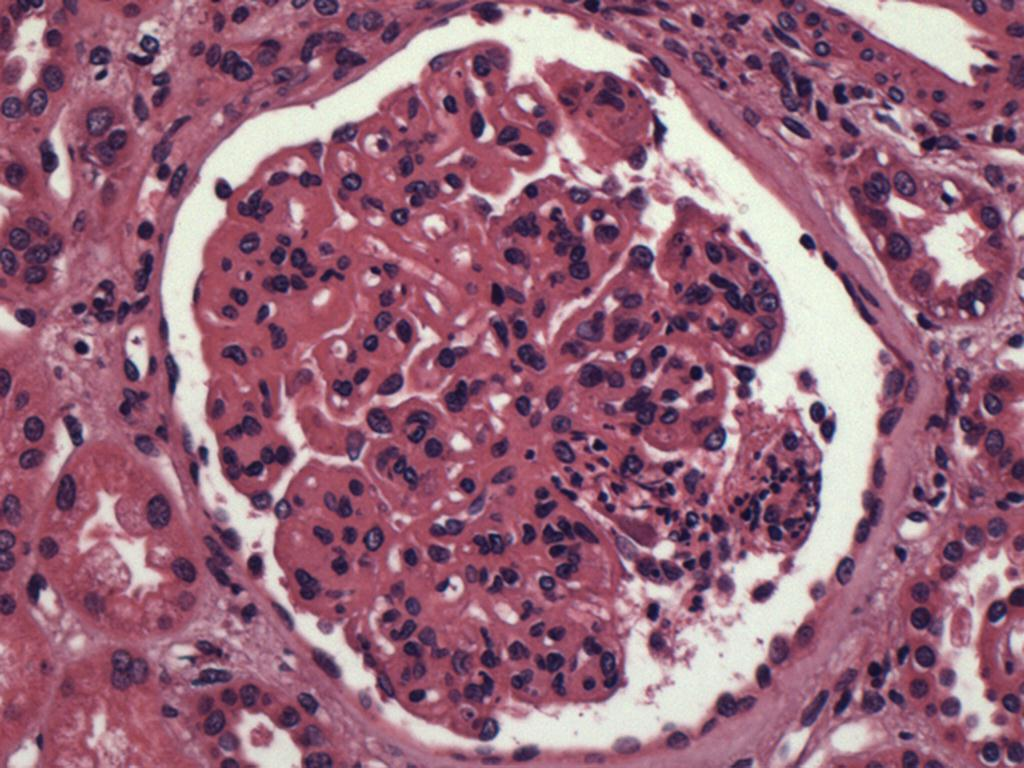
#> input picture image processing/test/test/img/prob2.jpg, 1024 x 768 px
$ python projeto.py   (Python 2 division)   (older library calls are emulated)
#> lines starting #> are read from the running program, lines starting #| are printed output that depends on the picture
# -*- coding: utf-8 -*-
"""
Created on Sun Jan 11 02:59:31 2015
@authors: George Barros && Diego Leite

Universidade Estadual de Feira de Santana - UEFS.
Fundação Osvaldo Cruz - Fiocruz.
PathoSpot: Research Project - Computer Vision System from identification of kidney lesions by histological images.
Feira de Santana/BA, Brasil.
--------------------------------------------------------------------------------------------
OBS:

As etapas do nosso sistema de visão computacional são, de modo geral:

    1 - Pré-Processamento{ Ajuste de intensidade de pixels, eliminação de ruídos, etc}
    2 - Seguimentação{ Identificação dos núcleos, e atribuição de um valor padrão, com o qual nós possamos identifica-los}
    3 - Extração de Características{ Extrair os clusters, contar os núcleos por cluster}
    4 - Interpretação ou Classificação{ Processo de Classificação, utilização do classificador, se for necessário. Ou o IF}

"""
from pylab import *
import ia636 as ia
from skimage.filter import threshold_otsu
from skimage.restoration import denoise_tv_chambolle
from skimage  import img_as_ubyte
#from skimage.color import rgb2gray
from skimage import io
from skimage.feature import blob_log, blob_dog, blob_doh
from PIL import Image, ImageOps
from matplotlib import pyplot
from math import sqrt

imRGB = Image.open('img/prob2.jpg') #imagem RGB
#> imRGB is the input picture: PIL image 1024x768 RGB; mean R, G, B 153, 103.5, 123
imGrayLevel = array(imRGB.convert('L'))# Convertendo imagem para nível de cinza
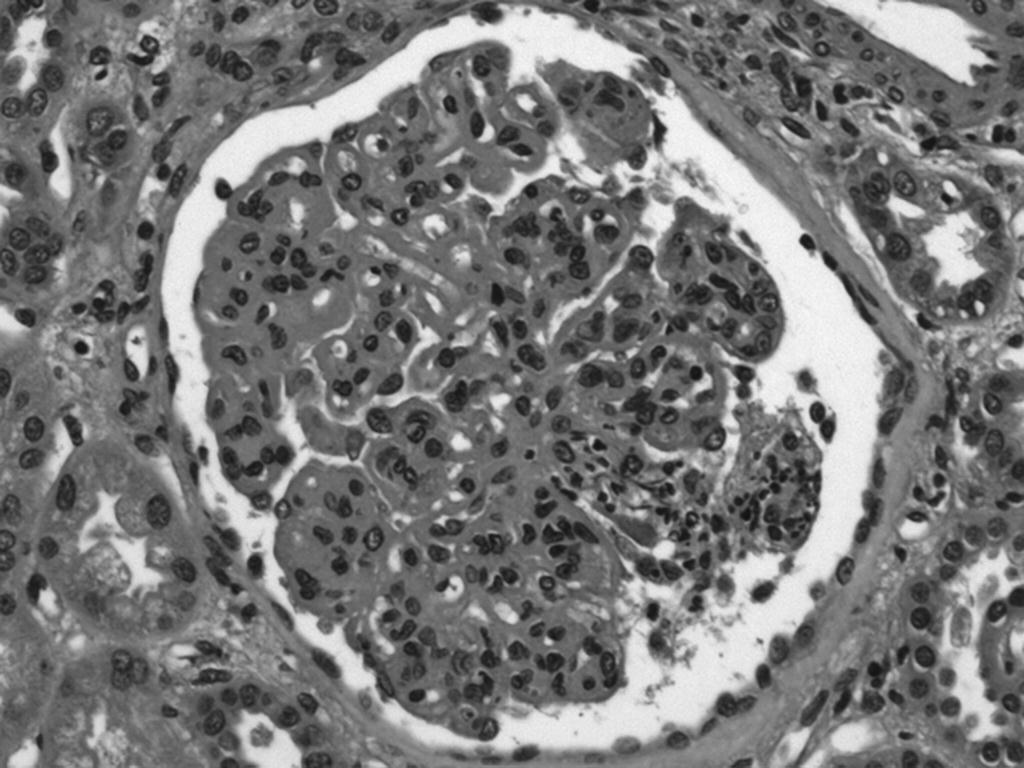
#> imGrayLevel: shape (768, 1024); min 16, max 250, mean 120.5
#imRGB = array(imRGB) #Mudando o tipo da imagem pra poder realizar as operações
#FIGURA 1
fig, ax = plt.subplots(2, 3, figsize=(14, 8))
fig.suptitle('PathoSpot - Pre-processing and threshold')
ax1, ax2, ax3, ax4, ax5, ax6= ax.ravel()


"""............PRÉ-PROCESSAMENTO..........."""
def preProcessing(imGrayLevel):

    #Escopo de algumas Operações básicas utilizadas no pré-processamento:
    #..............................................
#> (the run stopped early here; a loop or call above may not have finished)

$ run again, with image processing/test/test/img/prob1.jpg copied over image processing/test/test/img/prob2.jpg
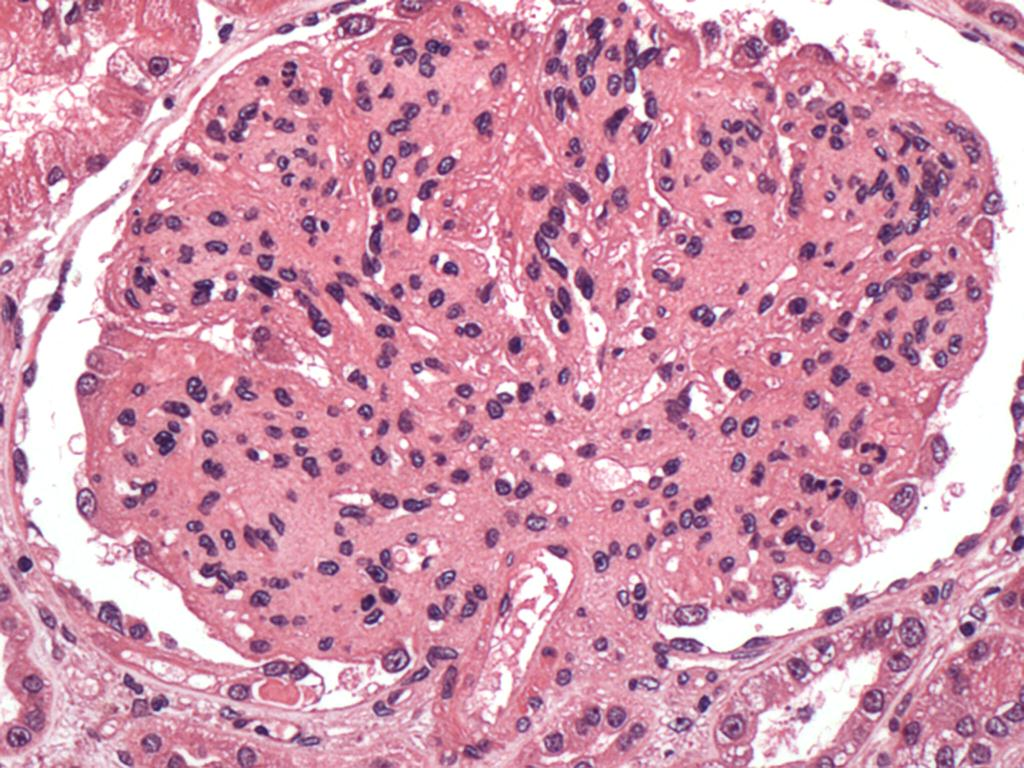
#> input picture image processing/test/test/img/prob1.jpg, 1024 x 768 px
#> imRGB is the input picture: PIL image 1024x768 RGB; mean R, G, B 209.2, 150, 173.2
#> `imGrayLevel = array(imRGB.convert('L'))# Convertendo imagem para nível..`:
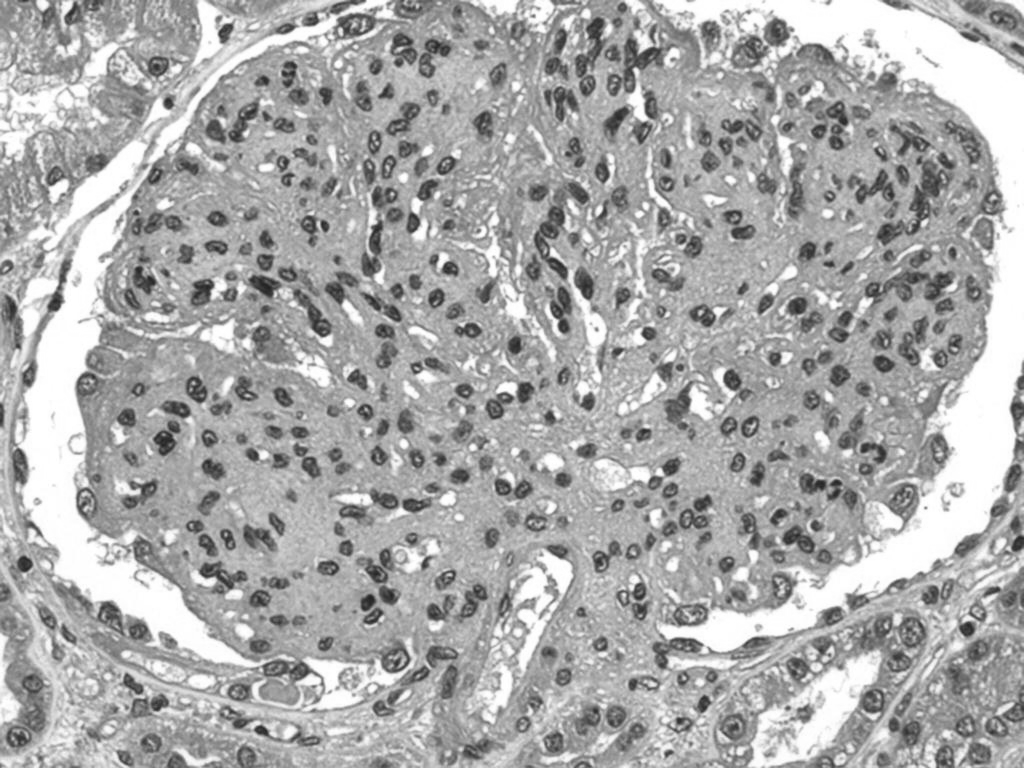
#> imGrayLevel: shape (768, 1024); min 33, max 255, mean 170.4

$ run again, with image processing/test/test/img/prob10.jpg copied over image processing/test/test/img/prob2.jpg
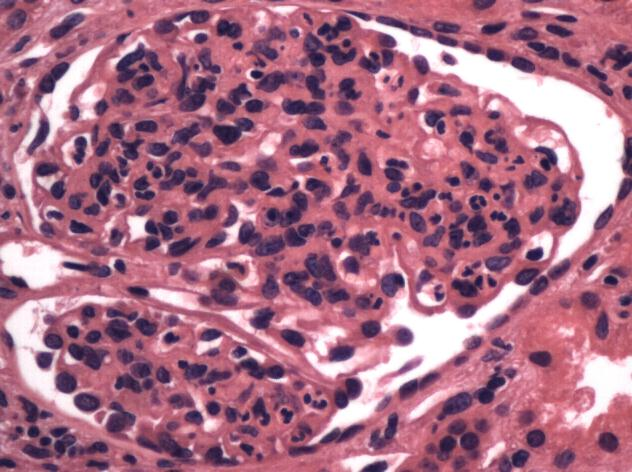
#> input picture image processing/test/test/img/prob10.jpg, 632 x 472 px
#> imRGB is the input picture: PIL image 632x472 RGB; mean R, G, B 169.4, 110.2, 134.4
#> `imGrayLevel = array(imRGB.convert('L'))# Convertendo imagem para nível..`:
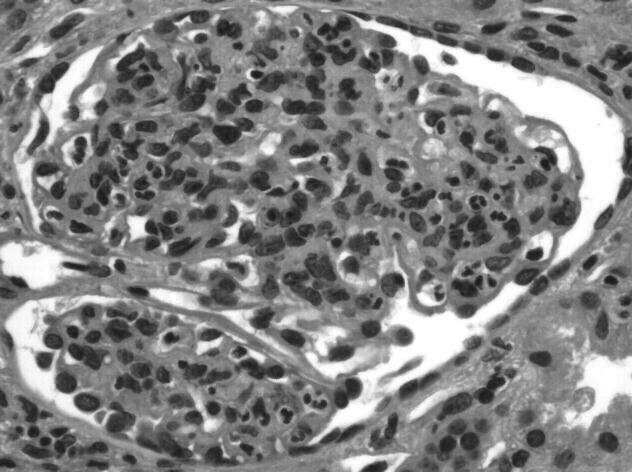
#> imGrayLevel: shape (472, 632); min 22, max 255, mean 130.6

$ run again, with image processing/test/test/img/prob11.jpg copied over image processing/test/test/img/prob2.jpg
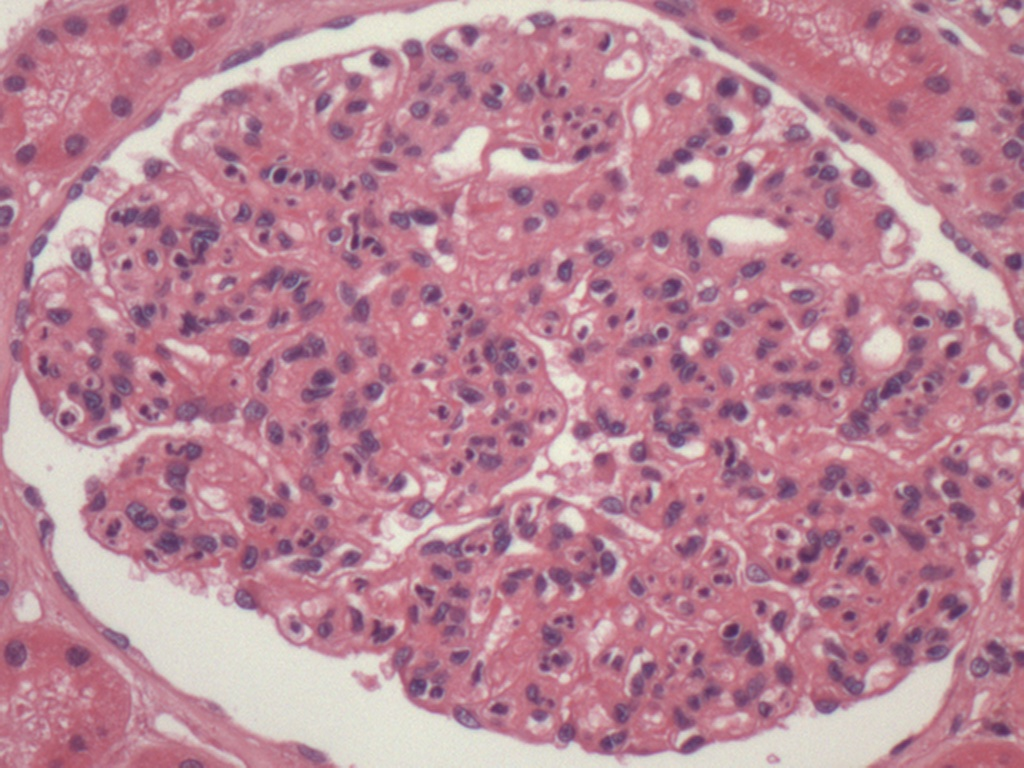
#> input picture image processing/test/test/img/prob11.jpg, 1024 x 768 px
#> imRGB is the input picture: PIL image 1024x768 RGB; mean R, G, B 186.1, 133.2, 149.8
#> `imGrayLevel = array(imRGB.convert('L'))# Convertendo imagem para nível..`:
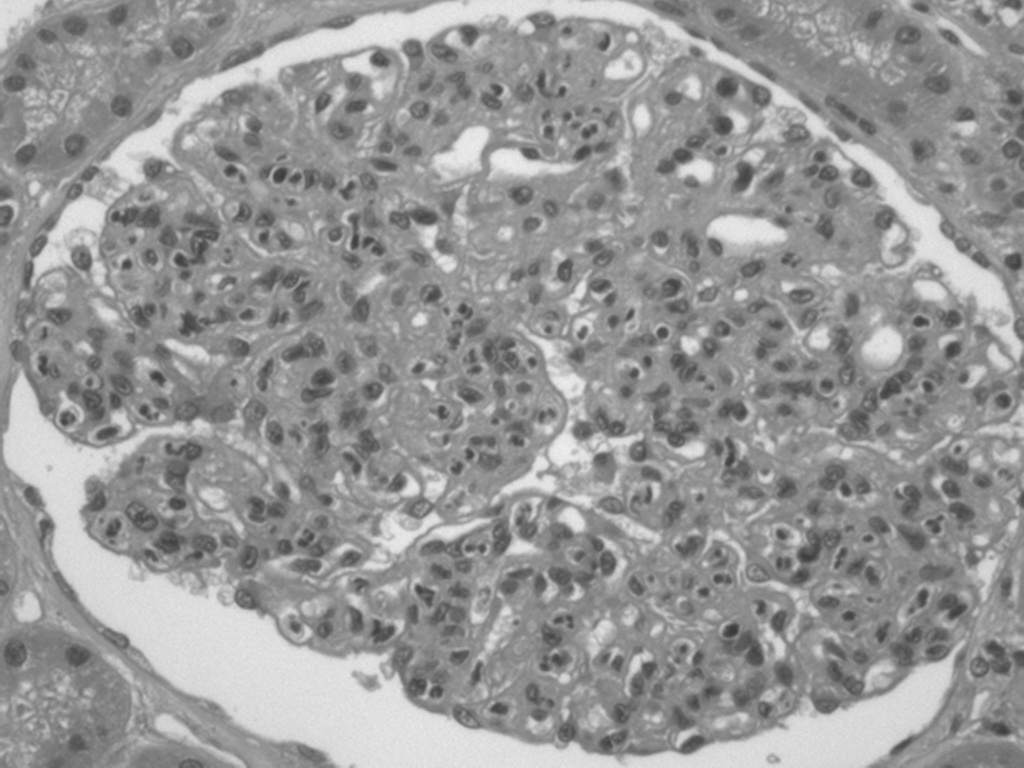
#> imGrayLevel: shape (768, 1024); min 56, max 238, mean 150.9
